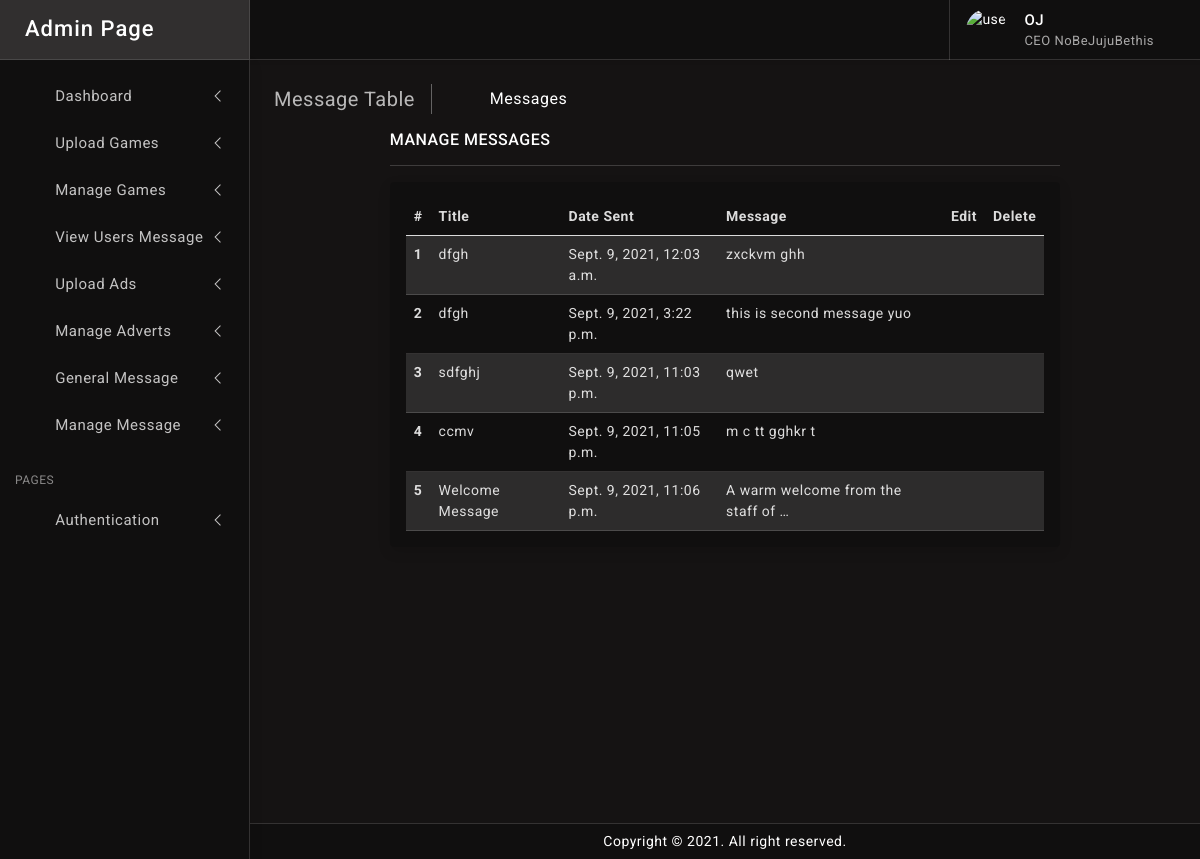
The app's page /manage_message/ with its own data.
### main_app/models.py (models this page shows, shortened)
class Message(models.Model):
	title = models.CharField(blank=True, max_length=100)
	message = models.TextField()
	create_at = models.DateTimeField(auto_now_add=True)
	updated_at = models.DateTimeField(auto_now_add=True)

### main_app/views.py (the view)
# urls.py: path("manage_message/", views.manage_message, name='manage_message'),
def manage_message(request):
    sent = Message.objects.all()
    context = {'sent':sent}
    return render(request, 'main_app/manage_message.html', context)

### main_app/templates/main_app/manage_message.html (shortened to what this page needs)
{% extends 'main_app/admin_base.html' %}
{% load static %}
{% block content %}
		<div class="page-wrapper">
			<div class="page-content">
				<div class="page-breadcrumb d-none d-sm-flex align-items-center mb-3">
					<div class="breadcrumb-title pe-3">Message Table</div>
					<div class="ps-3">
						<nav aria-label="breadcrumb">
							<ol class="breadcrumb mb-0 p-0">
								<li class="breadcrumb-item"><a href="/"><i class="bx bx-home-alt"></i></a>
								</li>
								<li class="breadcrumb-item active" aria-current="page">Messages</li>
							</ol>
						</nav>
					</div>
				</div>
				<div class="row">
					<div class="col-xl-9 mx-auto">
						<h6 class="mb-0 text-uppercase">Manage Messages</h6>
						<hr/>
						<div class="card">
							<div class="card-body">
								<table class="table mb-0 table-striped">
									<thead>
										<tr>
											<th scope="col">#</th>
											<th scope="col">Title</th>
											<th scope="col">Date Sent</th>
											<th scope="col">Message</th>
											<th scope="col">Edit</th>
											<th scope="col">Delete</th>
										</tr>
									</thead>
									<tbody>
										{% for rs in sent %}
										<tr>
											<th scope="row">{{ forloop.counter }}</th>
											<td>{{ rs.title }}</td>
											<td>{{ rs.create_at }}</td>
											<td>{{ rs.message|truncatewords:7 }}</td>
											<td><a href="/message/edit/{{rs.id}}"><i class="bx bx-repeat"></i></a></td>
											<td><a href="/message/delete/{{ rs.id }}" onclick="return confirm('Are you sure you want to delete this Message ?')"><i class="bx bx-trash-alt"></i></a></td>
										</tr>
										{% endfor %}
									</tbody>
								</table>
							</div>
						</div>
					</div>
				</div>
			</div>
		</div>
		<br><br><br><br><br><br><br><br><br><br><br><br>
{% endblock %}

### main_app/static/admin_app/css/app.css (style rules this page uses)
body { font-size: 14px; letter-spacing: .5px; font-family: Roboto, sans-serif; overflow-x: hidden }
a { text-decoration: none }
.page-wrapper { height: 100%; margin-top: 60px; margin-bottom: 0px; margin-left: 250px }
.page-content { padding: 1.5rem 1.5rem 0 1.5rem }
.breadcrumb-title { font-size: 20px; border-right: 1.5px solid rgb(255 255 255 / 34%); }
.page-breadcrumb .breadcrumb li.breadcrumb-item { font-size: 16px }
.page-breadcrumb .breadcrumb-item+.breadcrumb-item::before { display: inline-block; padding-right: .5rem; color: #ffffff; font-family: LineIcons; content: "\ea5c" }
.bg-theme { background-size: 100% 100%; background-attachment: fixed; background-position: center; background-repeat: no-repeat; transition: background .2s; }
body.bg-theme3 { background-image: url(../images/bg-themes/3.png); }

### records on screen
Message: title "dfgh", create_at "Sept. 9, 2021, 12:03 a.m.", message "zxckvm ghh"
Message: title "dfgh", create_at "Sept. 9, 2021, 3:22 p.m.", message "this is second message yuo"
Message: title "sdfghj", create_at "Sept. 9, 2021, 11:03 p.m.", message "qwet"
Message: title "ccmv", create_at "Sept. 9, 2021, 11:05 p.m.", message "m c tt gghkr t"
Message: title "Welcome Message", create_at "Sept. 9, 2021, 11:06 p.m.", message "A warm welcome from the staff of …"
